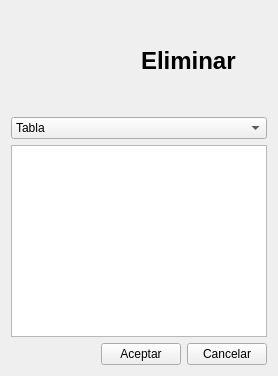
         <widget class="QWidget" name="tab_5">
          <attribute name="icon">
           <iconset resource="iconos.qrc">
            <normaloff>:/new/prefix1/iconos/eliminar.png</normaloff>:/new/prefix1/iconos/eliminar.png</iconset>
          </attribute>
          <attribute name="title">
           <string>Eliminar</string>
          </attribute>
          <layout class="QGridLayout" name="gridLayout_21">
           <item row="0" column="0">
            <layout class="QVBoxLayout" name="verticalLayout_29">
             <item>
              <layout class="QHBoxLayout" name="horizontalLayout_45">
               <item>
                <widget class="QLabel" name="label_38">
                 <property name="minimumSize">
                  <size>
                   <width>100</width>
                   <height>100</height>
                  </size>
                 </property>
                 <property name="maximumSize">
                  <size>
                   <width>100</width>
                   <height>100</height>
                  </size>
                 </property>
                 <property name="styleSheet">
                  <string notr="true">border-image: url(:/new/prefix1/iconos/eliminar.png);</string>
                 </property>
                 <property name="text">
                  <string/>
                 </property>
                </widget>
               </item>
               <item alignment="Qt::AlignHCenter">
                <widget class="QLabel" name="label_39">
                 <property name="font">
                  <font>
                   <pointsize>18</pointsize>
                   <bold>true</bold>
                  </font>
                 </property>
                 <property name="text">
                  <string>Eliminar </string>
                 </property>
                </widget>
               </item>
              </layout>
             </item>
             <item>
              <widget class="QComboBox" name="eliminarTV">
               <item>
                <property name="text">
                 <string>Tabla</string>
                </property>
                <property name="icon">
                 <iconset resource="iconos.qrc">
                  <normaloff>:/new/prefix1/iconos/tabla.png</normaloff>:/new/prefix1/iconos/tabla.png</iconset>
                </property>
               </item>
               <item>
                <property name="text">
                 <string>Valor</string>
                </property>
                <property name="icon">
                 <iconset resource="iconos.qrc">
                  <normaloff>:/new/prefix1/iconos/editar.png</normaloff>:/new/prefix1/iconos/editar.png</iconset>
                </property>
               </item>
              </widget>
             </item>
             <item>
              <widget class="QTableView" name="viewEliminar"/>
             </item>
             <item>
              <layout class="QHBoxLayout" name="horizontalLayout_46">
               <item>
                <spacer name="horizontalSpacer_18">
                 <property name="orientation">
                  <enum>Qt::Horizontal</enum>
                 </property>
                 <property name="sizeHint" stdset="0">
                  <size>
                   <width>40</width>
                   <height>20</height>
                  </size>
                 </property>
                </spacer>
               </item>
               <item>
                <widget class="QPushButton" name="aceptarEliminar">
                 <property name="text">
                  <string>Aceptar</string>
                 </property>
                </widget>
               </item>
               <item>
                <widget class="QPushButton" name="CancelarEliminar">
                 <property name="text">
                  <string>Cancelar</string>
                 </property>
                </widget>
               </item>
              </layout>
             </item>
            </layout>
           </item>
          </layout>
         </widget>
